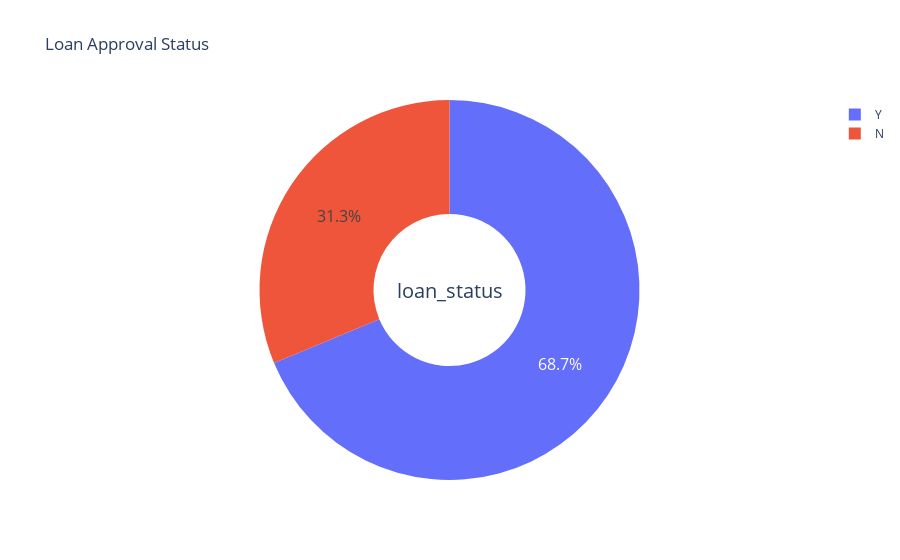

This figure's notebook cell:
### Markdown cell above
### Loan Approval Status

### Code cell
import plotly.express as px
import plotly.graph_objects as go
from plotly.subplots import make_subplots
type_ = ["Y", "N"]
fig = make_subplots(rows=1, cols=1)

fig.add_trace(go.Pie(labels=type_, values=data['Loan_Status'].value_counts(), name="Loan_Status"))

# Use of `hole` to create a donut-like pie chart
fig.update_traces(hole=.4, hoverinfo="label+percent+name", textfont_size=16)

fig.update_layout(
    title_text="Loan Approval Status",
    # Add annotations in the center of the donut pies.
    annotations=[dict(text='loan_status', x=0.5, y=0.5, font_size=20, showarrow=False)])
fig.show()

### Figure 1 — Plotly figure (JSON) as saved in the notebook; plotly's stock layout.template omitted (floating-point values rounded to 4 significant figures)
{"data": [{"hole": 0.4, "hoverinfo": "label+percent+name", "labels": ["Y", "N"], "name": "Loan_Status", "textfont": {"size": 16}, "type": "pie", "values": [422, 192]}], "layout": {"annotations": [{"font": {"size": 20}, "showarrow": false, "text": "loan_status", "x": 0.5, "y": 0.5}], "title": {"text": "Loan Approval Status"}, "xaxis": {"anchor": "y", "domain": [0, 1]}, "yaxis": {"anchor": "x", "domain": [0, 1]}}}
